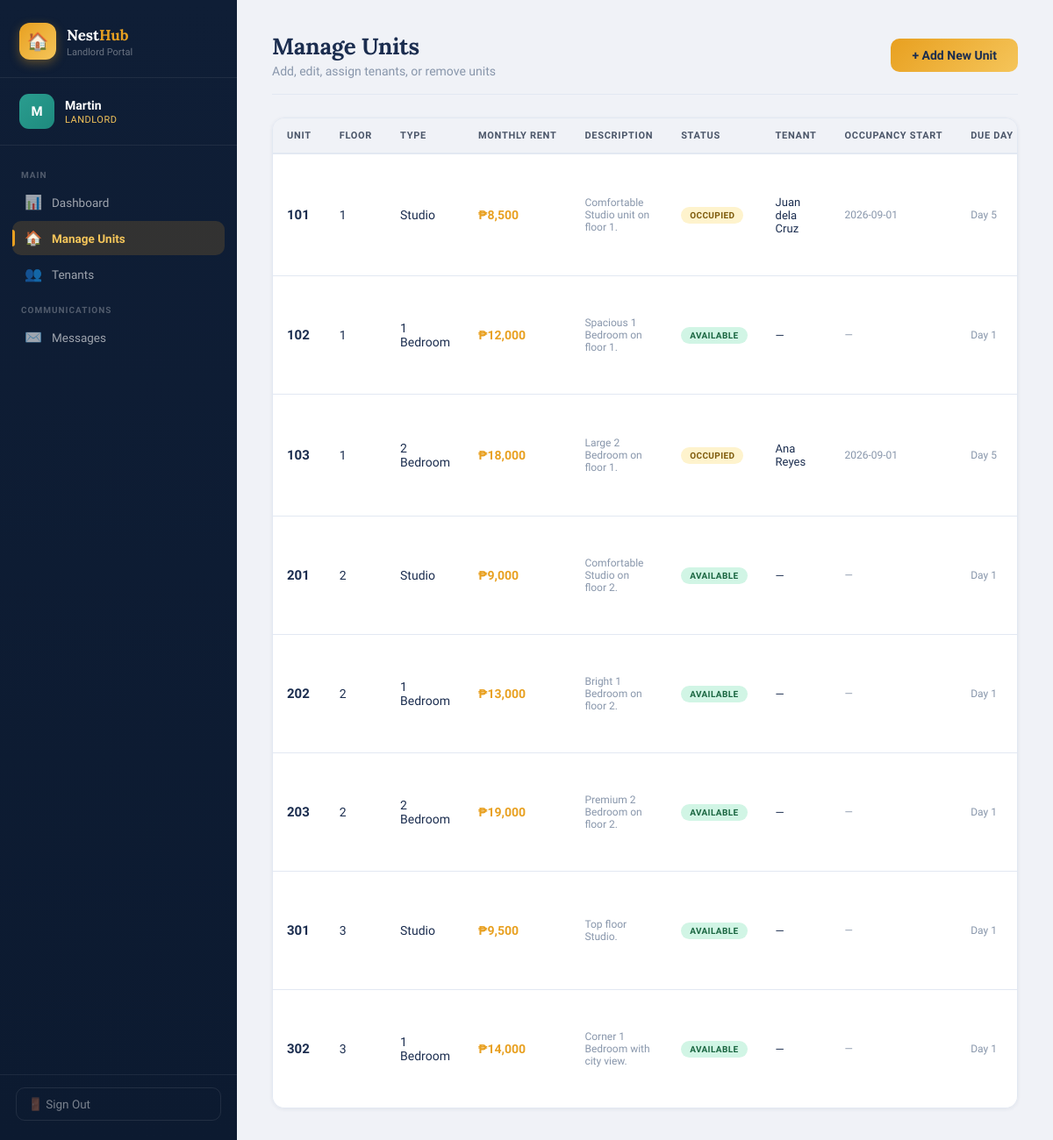
Screenshot of /landlord/units (signed in) with the database file from the repository.
### tables this page shows
CREATE TABLE user (
        id INTEGER PRIMARY KEY AUTOINCREMENT,
        username TEXT UNIQUE NOT NULL,
        password TEXT NOT NULL,
        role TEXT NOT NULL,
        full_name TEXT NOT NULL,
        email TEXT,
        phone TEXT,
        created_at TEXT DEFAULT (datetime('now'))
    );

CREATE TABLE unit (
        id INTEGER PRIMARY KEY AUTOINCREMENT,
        unit_number TEXT UNIQUE NOT NULL,
        floor INTEGER NOT NULL,
        unit_type TEXT NOT NULL,
        monthly_rent REAL NOT NULL,
        description TEXT,
        amenities TEXT,
        is_occupied INTEGER DEFAULT 0,
        tenant_id INTEGER REFERENCES user(id),
        occupancy_start TEXT,
        monthly_due_day INTEGER DEFAULT 1,
        created_at TEXT DEFAULT (datetime('now'))
    );

### views.py (the view)
@main_bp.route('/landlord/units')
@login_required(role='landlord')
def landlord_units():
    uid = session['user_id']
    conn = get_db()
    user = row_to_dict(conn.execute("SELECT * FROM user WHERE id=?", (uid,)).fetchone())
    units = [row_to_dict(r) for r in conn.execute(
        "SELECT u.*, t.full_name as tenant_name FROM unit u LEFT JOIN user t ON t.id=u.tenant_id ORDER BY u.floor, u.unit_number").fetchall()]
    unread_msgs = get_unread_msgs(uid)
    tenants_list = [row_to_dict(r) for r in conn.execute(
        "SELECT id, username, full_name FROM user WHERE role='tenant'").fetchall()]
    import json
    tenants_json = json.dumps(tenants_list)
    conn.close()
    return render_template('landlord_unit.html', user=user, units=units, unread_msgs=unread_msgs, tenants_json=tenants_json)

### models.py (called while the page is built)
def get_db():
    conn = sqlite3.connect(DB_PATH)
    conn.row_factory = sqlite3.Row
    conn.execute("PRAGMA foreign_keys = ON")
    return conn

### views.py (called while the page is built)
def login_required(role=None):
    def decorator(f):
        @wraps(f)
        def wrapped(*args, **kwargs):
            uid = session.get('user_id')
            if not uid:
                flash('Please log in.', 'warning')
                return redirect(url_for('main.login'))
            if role and session.get('user_role') != role:
                flash('Access denied.', 'danger')
                return redirect(url_for('main.login'))
            return f(*args, **kwargs)
        return wrapped
    return decorator

def row_to_dict(row):
    return dict(row) if row else None

def get_unread_msgs(uid):
    conn = get_db()
    n = conn.execute("SELECT COUNT(*) FROM message WHERE receiver_id=? AND is_read=0", (uid,)).fetchone()[0]
    conn.close()
    return n

### templates/landlord_unit.html (shortened to what this page needs)
{% extends 'base.html' %}
{% from 'sidebar.html' import landlord_sidebar %}
{% block body %}
<div class="app-wrapper">
  {{ landlord_sidebar(user, 'units', unread_msgs) }}
  <main class="main-content">
    <div class="page-header-row">
      <div class="page-header" style="margin-bottom:0;">
        <h1>Manage Units</h1>
        <p>Add, edit, assign tenants, or remove units</p>
      </div>
      <a href="{{ url_for('main.landlord_add_unit') }}" class="btn btn-gold">+ Add New Unit</a>
    </div>
    {% set ns = namespace(all_tenants=[]) %}
    <div class="table-wrapper">
      <table>
        <thead>
          <tr>
            <th>Unit</th>
            <th>Floor</th>
            <th>Type</th>
            <th>Monthly Rent</th>
            <th>Description</th>
            <th>Status</th>
            <th>Tenant</th>
            <th>Occupancy Start</th>
            <th>Due Day</th>
          </tr>
        </thead>
        <tbody>
          {% for unit in units %}
          <tr>
            <td><strong style="font-size:15px;color:var(--navy);">{{ unit.unit_number }}</strong></td>
            <td>{{ unit.floor }}</td>
            <td>{{ unit.unit_type }}</td>
            <td style="font-weight:700;color:var(--gold);">₱{{ "{:,.0f}".format(unit.monthly_rent) }}</td>
            <td style="font-size:12px;color:var(--text-muted);max-width:140px;">{{ (unit.description or '—')[:60] }}{% if unit.description and unit.description|length > 60 %}…{% endif %}</td>
            <td>
              <span class="unit-badge {{ 'badge-occupied' if unit.is_occupied else 'badge-available' }}" style="position:static;display:inline-block;">
                {{ 'Occupied' if unit.is_occupied else 'Available' }}
              </span>
            </td>
            <td style="font-size:13px;">{{ unit.tenant_name or '—' }}</td>
            <td style="font-size:12px;color:var(--text-muted);">{{ unit.occupancy_start or '—' }}</td>
            <td style="font-size:12px;color:var(--text-muted);">{% if unit.monthly_due_day %}Day {{ unit.monthly_due_day }}{% else %}—{% endif %}</td>
          </tr>
          {% endfor %}
        </tbody>
      </table>
    </div>
  </main>
</div>
{% endblock %}

### templates/sidebar.html (shortened to what this page needs)
{% macro landlord_sidebar(user, active, unread_msgs=0) %}
<aside class="sidebar">
  <div class="sidebar-brand">
    <div class="logo-row">
      <div class="logo-box">🏠</div>
      <div>
        <h2>Nest<span>Hub</span></h2>
        <p>Landlord Portal</p>
      </div>
    </div>
  </div>
  <div class="sidebar-user">
    <div class="user-avatar">{{ user.full_name[0] }}</div>
    <div>
      <div class="user-name">{{ user.full_name }}</div>
      <div class="user-role gold">Landlord</div>
    </div>
  </div>
  <nav class="sidebar-nav">
    <div class="nav-section-label">Main</div>
    <a href="{{ url_for('main.landlord_dashboard') }}" class="nav-item {% if active == 'dashboard' %}active{% endif %}">
      <span class="nav-icon">📊</span> Dashboard
    </a>
    <a href="{{ url_for('main.landlord_units') }}" class="nav-item {% if active == 'units' %}active{% endif %}">
      <span class="nav-icon">🏠</span> Manage Units
    </a>
    <a href="{{ url_for('main.landlord_tenants') }}" class="nav-item {% if active == 'tenants' %}active{% endif %}">
      <span class="nav-icon">👥</span> Tenants
    </a>
    <div class="nav-section-label">Communications</div>
    <a href="{{ url_for('main.landlord_messages') }}" class="nav-item {% if active == 'messages' %}active{% endif %}">
      <span class="nav-icon">✉️</span> Messages
    </a>
  </nav>
  <div class="sidebar-footer">
    <a href="{{ url_for('main.logout') }}" class="logout-btn">🚪 Sign Out</a>
  </div>
</aside>
{% endmacro %}

### rows the page displays
user: full_name "M", full_name "Martin"
unit: unit_number "101", floor "1", unit_type "Studio", monthly_rent "8,500", description "Comfortable Studio unit on floor 1.", is_occupied "OCCUPIED", full_name "Juan dela Cruz", occupancy_start "2026-09-01", monthly_due_day "5"
unit: unit_number "102", floor "1", unit_type "1 Bedroom", monthly_rent "12,000", description "Spacious 1 Bedroom on floor 1.", is_occupied "AVAILABLE", tenant_name "—", occupancy_start "—", monthly_due_day "1"
unit: unit_number "103", floor "1", unit_type "2 Bedroom", monthly_rent "18,000", description "Large 2 Bedroom on floor 1.", is_occupied "OCCUPIED", full_name "Ana Reyes", occupancy_start "2026-09-01", monthly_due_day "5"
unit: unit_number "201", floor "2", unit_type "Studio", monthly_rent "9,000", description "Comfortable Studio on floor 2.", is_occupied "AVAILABLE", tenant_name "—", occupancy_start "—", monthly_due_day "1"
unit: unit_number "202", floor "2", unit_type "1 Bedroom", monthly_rent "13,000", description "Bright 1 Bedroom on floor 2.", is_occupied "AVAILABLE", tenant_name "—", occupancy_start "—", monthly_due_day "1"
unit: unit_number "203", floor "2", unit_type "2 Bedroom", monthly_rent "19,000", description "Premium 2 Bedroom on floor 2.", is_occupied "AVAILABLE", tenant_name "—", occupancy_start "—", monthly_due_day "1"
unit: unit_number "301", floor "3", unit_type "Studio", monthly_rent "9,500", description "Top floor Studio.", is_occupied "AVAILABLE", tenant_name "—", occupancy_start "—", monthly_due_day "1"
unit: unit_number "302", floor "3", unit_type "1 Bedroom", monthly_rent "14,000", description "Corner 1 Bedroom with city view.", is_occupied "AVAILABLE", tenant_name "—", occupancy_start "—", monthly_due_day "1"
